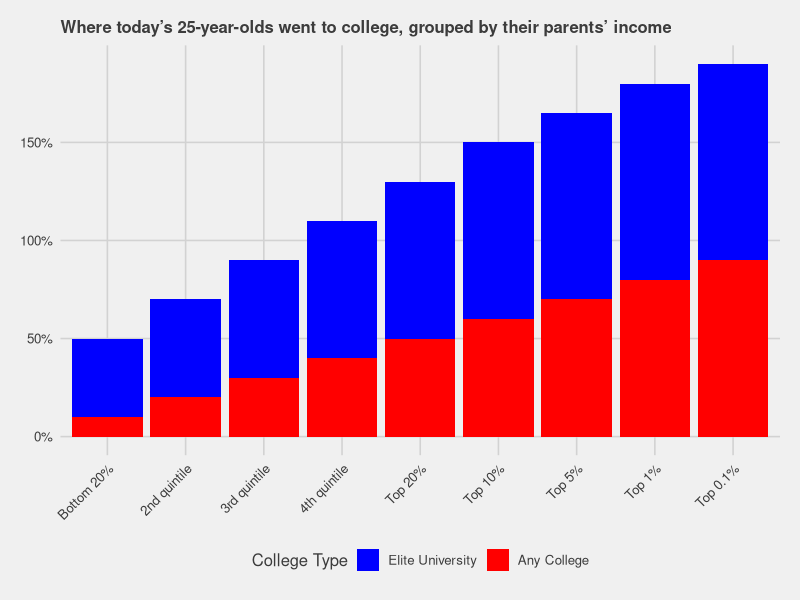
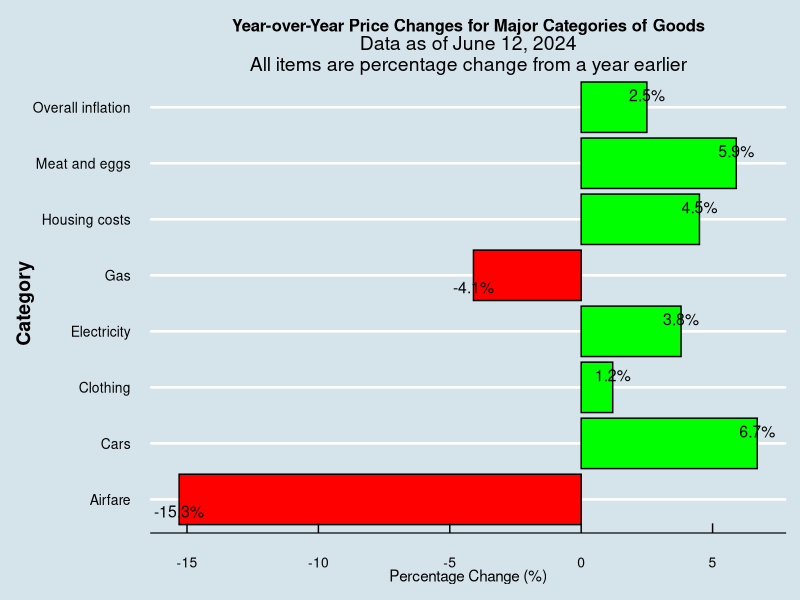
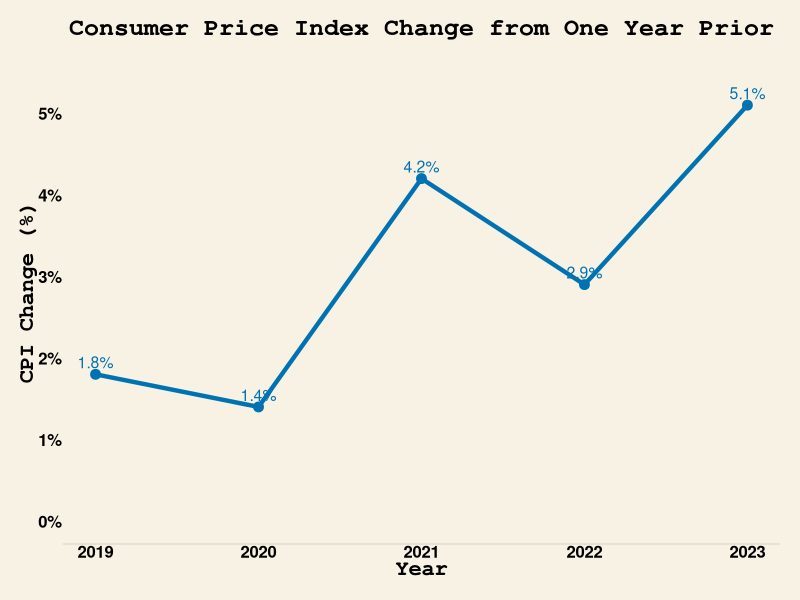
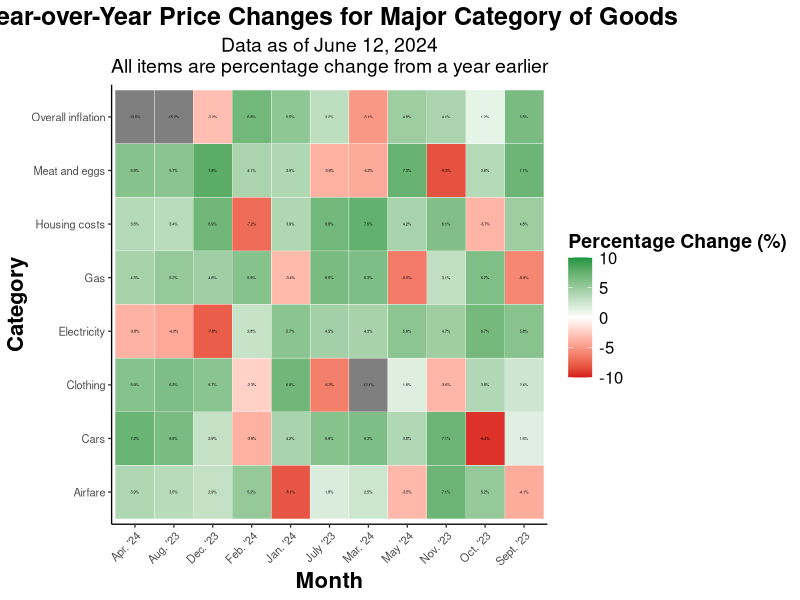

These charts were generated, in order, by the following R code:
## ---- chunk 1
# Load necessary libraries
library(ggplot2)
library(tidyr)
library(dplyr)
library(ggthemes)

# Create synthetic data
income_groups <- c("Bottom 20%", "2nd quintile", "3rd quintile", "4th quintile", "Top 20%", "Top 10%", "Top 5%", "Top 1%", "Top 0.1%")
elite_university <- c(0.1, 0.2, 0.3, 0.4, 0.5, 0.6, 0.7, 0.8, 0.9) # Example percentages
any_college <- c(0.4, 0.5, 0.6, 0.7, 0.8, 0.9, 0.95, 1, 1) # Example percentages

# Combine into a data frame
data <- data.frame(
  income_group = factor(income_groups, levels = income_groups),
  elite_university = elite_university,
  any_college = any_college
)

# Convert to long format for ggplot2
data_long <- data %>%
  pivot_longer(cols = c(elite_university, any_college), names_to = "type", values_to = "percentage")

# Plot the data
ggplot(data_long, aes(x = income_group, y = percentage, fill = type)) +
  geom_bar(stat = "identity", position = "stack") +
  scale_y_continuous(labels = scales::percent_format()) +
  scale_fill_manual(values = c("elite_university" = "red", "any_college" = "blue"), 
                    labels = c("Elite University", "Any College")) +
  labs(
    title = "Where today’s 25-year-olds went to college, grouped by their parents’ income",
    x = "Parental Income Group",
    y = "Percentage",
    fill = "College Type"
  ) +
  theme_fivethirtyeight() +
  theme(
    axis.text.x = element_text(angle = 45, hjust = 1),
    plot.title = element_text(size = 12)  # Adjust title size here (default is 18)
  )

## ---- chunk 2
#NBC News Inflation in America: Where are prices rising and falling?
# Load necessary libraries
library(ggplot2)

# Example data (replace with actual data)
categories <- c("Overall inflation", "Airfare", "Cars", "Clothing", "Electricity", "Gas", "Housing costs", "Meat and eggs")
percentage_change <- c(2.5, -15.3, 6.7, 1.2, 3.8, -4.1, 4.5, 5.9)  # Example percentages

# Create a data frame
data <- data.frame(
  category = categories,
  percentage_change = percentage_change
)

# Plot the data
ggplot(data, aes(x = category, y = percentage_change, fill = factor(sign(percentage_change)))) +
  geom_bar(stat = "identity", color = "black", show.legend = FALSE) +
  scale_fill_manual(values = c("red", "green"), labels = c("Decrease", "Increase")) +
  geom_text(aes(label = paste0(percentage_change, "%")), vjust = ifelse(percentage_change >= 0, -0.5, 1.5), color = "black", size = 4) +
  coord_flip() +  # Flip the coordinates to make horizontal bars
  labs(
    title = "Year-over-Year Price Changes for Major Categories of Goods",
    subtitle = "Data as of June 12, 2024\nAll items are percentage change from a year earlier",
    x = "Category",
    y = "Percentage Change (%)"
  ) +
  theme_economist(base_size = 14) +
  theme(
    plot.title = element_text(hjust = 0.5, size = 12, face = "bold"),
    plot.subtitle = element_text(hjust = 0.5, size = 14),
    axis.title.y = element_text(size = 14, face = "bold"),
    axis.text = element_text(size = 10),  # Adjusted axis text size
    axis.text.y = element_text(hjust = 1)
  )

## ---- chunk 3
#NBC News Inflation in America: Where are prices rising and falling?
# Load necessary libraries
library(ggplot2)

# Example data (replace with actual data)
years <- c(2019, 2020, 2021, 2022, 2023)
cpi_change <- c(1.8, 1.4, 4.2, 2.9, 5.1)  # Example CPI percentage change

# Create a data frame
data <- data.frame(
  year = years,
  cpi_change = cpi_change
)

# Plot the data
ggplot(data, aes(x = year, y = cpi_change)) +
  geom_line(color = "#0072B2", size = 1.5) +  # Line plot
  geom_point(color = "#0072B2", size = 3) +   # Points at data points
  geom_text(aes(label = paste0(cpi_change, "%")), vjust = -0.5, hjust = 0.5, color = "#0072B2", size = 4) +  # Labels on points
  scale_x_continuous(breaks = years, labels = years) +  # X-axis labels
  scale_y_continuous(limits = c(0, max(cpi_change) * 1.1), breaks = seq(0, max(cpi_change) * 1.1, by = 1), labels = paste0(seq(0, max(cpi_change) * 1.1, by = 1), "%")) +  # Y-axis labels
  labs(
    title = "Consumer Price Index Change from One Year Prior",
    x = "Year",
    y = "CPI Change (%)"
  ) +
  theme_wsj(base_size =1) +
  theme(
    plot.title = element_text(hjust = 0.5, size = 18, face = "bold"),
    axis.title = element_text(size = 16, face = "bold"),
    axis.text = element_text(size = 12),
    panel.grid.major.x = element_line(color = "grey90"),  # Gridlines
    panel.grid.minor.x = element_blank(),  # Minor gridlines
    panel.grid.major.y = element_line(color = "grey90")
  )

## ---- chunk 4
#NBC News Inflation in America: Where are prices rising and falling?
# Load necessary libraries
library(ggplot2)
library(dplyr)
library(tidyr)

# Example data (replace with actual data)
categories <- c("Overall inflation", "Airfare", "Cars", "Clothing", "Electricity", "Gas", "Housing costs", "Meat and eggs")
months <- c("July '23", "Aug. '23", "Sept. '23", "Oct. '23", "Nov. '23", "Dec. '23", "Jan. '24", "Feb. '24", "Mar. '24", "Apr. '24", "May '24")
percentage_changes <- matrix(c(
  3.2, -5.1, 2.9, 1.5, 3.8, -2.3, 4.7, 5.2, 4.3, 3.9, 3.6,
  -15.2, -10.5, -8.1, -9.4, -6.3, -12.1, -7.8, -5.9, -6.5, -7.2, -8.3,
  6.5, 4.8, 5.2, 7.1, 6.3, 5.9, 5.7, 6.2, 6.8, 7.5, 7.9,
  1.2, 1.8, 2.5, 2.9, 2.4, 1.6, 2.8, 3.1, 3.4, 3.6, 3.9,
  4.1, 3.5, 3.9, 4.2, 3.8, 4.5, 4.3, 4.6, 4.8, 4.2, 4.1,
  -3.2, -4.1, -3.5, -3.9, -3.6, -4.3, -3.8, -3.4, -3.7, -3.9, -4.2,
  5.5, 5.2, 5.9, 6.3, 5.7, 5.8, 5.6, 5.9, 6.1, 5.7, 5.9,
  6.8, 7.1, 6.5, 7.2, 6.9, 6.7, 6.5, 6.3, 6.9, 7.1, 7.3
), nrow = length(categories), byrow = TRUE)

# Create a data frame
data <- data.frame(
  category = rep(categories, each = length(months)),
  month = rep(months, length(categories)),
  percentage_change = as.vector(percentage_changes)
)

# Plot the heatmap
ggplot(data, aes(x = month, y = category, fill = percentage_change)) +
  geom_tile(color = "white") +
  scale_fill_gradient2(low = "#D7191C", mid = "white", high = "#1A9641", midpoint = 0, limits = c(-10, 10), name = "Percentage Change (%)") +
  geom_text(aes(label = paste0(percentage_change, "%")), size = 1, color = "black") +
  labs(
    title = "Year-over-Year Price Changes for Major Category of Goods",
    subtitle = "Data as of June 12, 2024\nAll items are percentage change from a year earlier",
    x = "Month",
    y = "Category"
  ) +
  theme_classic(base_size = 10) +
  theme(
    plot.title = element_text(hjust = 0.5, size = 18, face = "bold"),
    plot.subtitle = element_text(hjust = 0.5, size = 14),
    axis.text.x = element_text(angle = 45, hjust = 1),
    axis.title = element_text(size = 16, face = "bold"),
    legend.title = element_text(size = 14, face = "bold"),
    legend.text = element_text(size = 12)
  )

